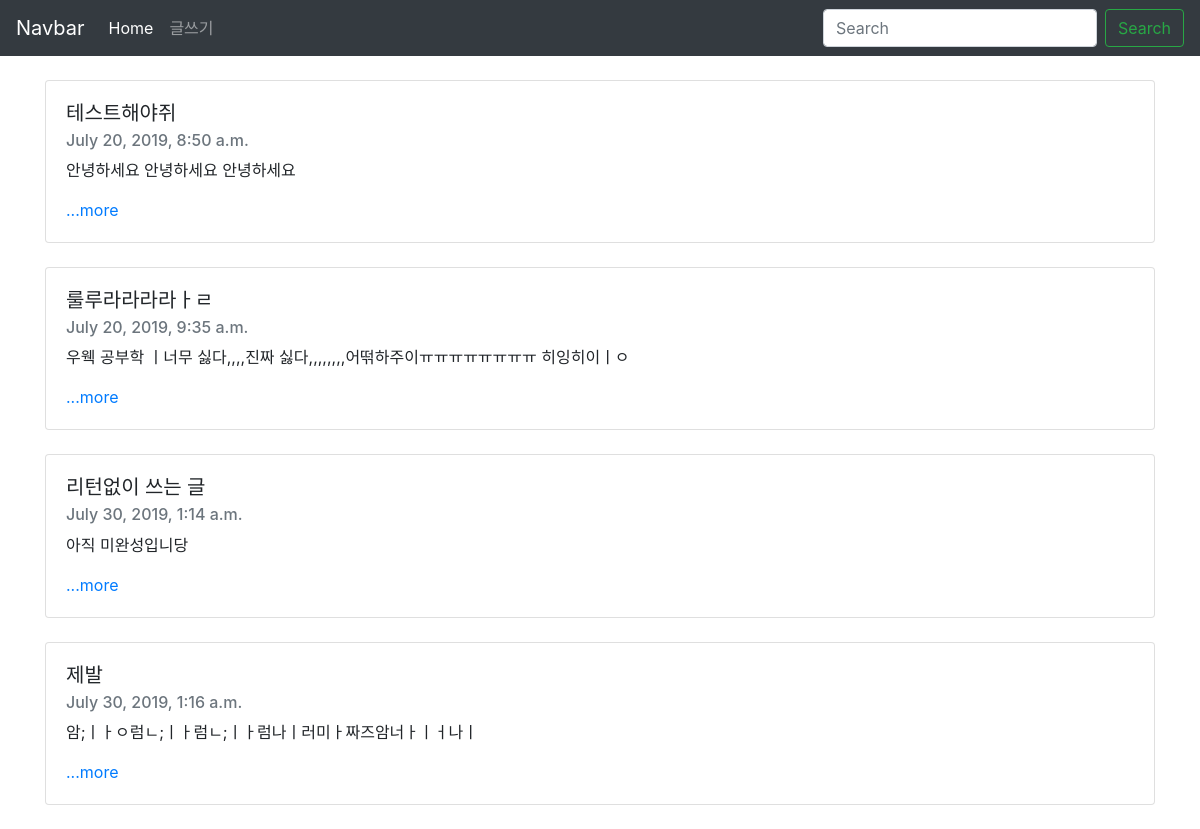
The page / on the database its author committed.
### blog/models.py (models this page shows, shortened)
class Blog(models.Model):
    title=models.CharField(max_length=200)
    pub_date = models.DateTimeField('date published')
    body = models.TextField()
    def summary(self):
        return self.body[:100]

### blog/views.py (the view)
# urls.py: 2. Add a URL to urlpatterns:  path('', views.home, name='home')
def home(request):
    blogs = Blog.objects
    return render(request, 'home.html', {'blogs':blogs})

### blog/templates/home.html (shortened to what this page needs)
<head>
    <link rel="stylesheet" href="https://stackpath.bootstrapcdn.com/bootstrap/4.3.1/css/bootstrap.min.css"
>
</head>
<body>
    <nav class="navbar navbar-expand-lg navbar-dark bg-dark">
        <a class="navbar-brand" href="#">Navbar</a>
        <div class="collapse navbar-collapse" id="navbarSupportedContent">
            <ul class="navbar-nav mr-auto">
                <li class="nav-item active">
                    <a class="nav-link" href="{% url 'home' %}">Home <span class="sr-only">(current)</span></a>
                </li>
                <li class="nav-item">
                    <a class="nav-link" href="{% url 'new' %}">글쓰기</a>
                </li>
            </ul>
            <form class="form-inline my-2 my-lg-0">
                <input class="form-control mr-sm-2" type="search" placeholder="Search" aria-label="Search">
                <button class="btn btn-outline-success my-2 my-sm-0" type="submit">Search</button>
            </form>
        </div>
    </nav>
    <br>
    {% for blog in blogs.all %}
    <div class="container">
        <div class="card">
            <div class="card-body">
                <h5 class="card-title">{{blog.title}}</h5>
                <h6 class="card-subtitle mb-2 text-muted">{{blog.pub_date}}</h6>
                <p class="card-text">{{blog.summary}}</p>
                <a href="{% url 'detail' blog.id %}" class="card-link">...more</a>
            </div>
        </div><br>
    </div>
    {%endfor%}
</body>

### rows shown on the page
Blog: title "테스트해야쥐", pub_date "July 20, 2019, 8:50 a.m.", summary "안녕하세요 안녕하세요 안녕하세요"
Blog: title "룰루라라라라ㅏㄹ", pub_date "July 20, 2019, 9:35 a.m.", summary "우웩 공부학 ㅣ너무 싫다,,,,진짜 싫다,,,,,,,,어떢하주이ㅠㅠㅠㅠㅠㅠㅠㅠ 히잉히이ㅣㅇ"
Blog: title "리턴없이 쓰는 글", pub_date "July 30, 2019, 1:14 a.m.", summary "아직 미완성입니당"
Blog: title "제발", pub_date "July 30, 2019, 1:16 a.m.", summary "암;ㅣㅏㅇ럼ㄴ;ㅣㅏ럼ㄴ;ㅣㅏ럼나ㅣ러미ㅏ짜즈암너ㅏㅣㅓ나ㅣ"
